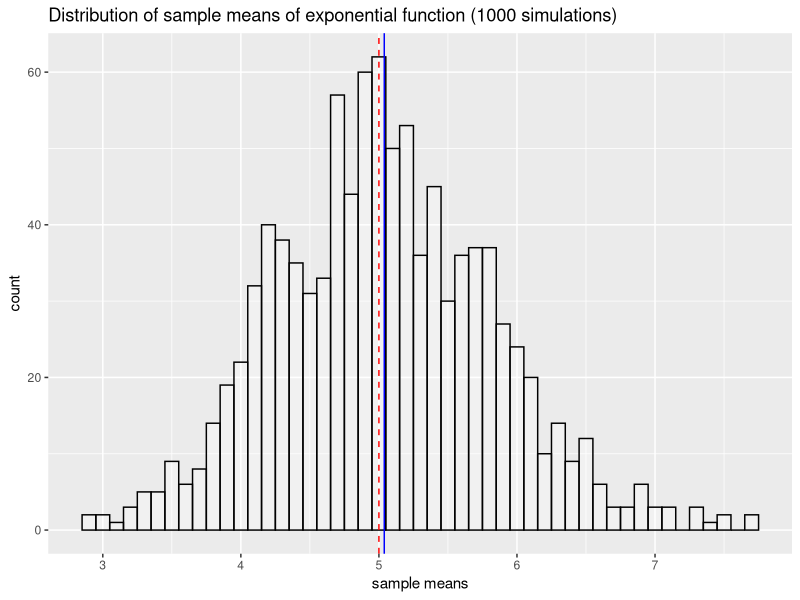

Reproduce this figure in R. (Note: this script raises an error after producing the figure.)


lambda = 0.2
n = 40
nsim = 1000
mns = NULL
set.seed(2019)
for (i in 1 : nsim) {
        mns = c(mns, mean(rexp(n, lambda)))
        }

## theoretical mean
1/lambda

## mean
mean(mns)

bw = .1
library(ggplot2) 
library(gridExtra)

## plot-mean
plotmean <- ggplot(mapping = aes(mns)) + 
        geom_histogram(alpha=0.3, fill='white', colour='black', binwidth = bw)
plotmean <- plotmean + geom_vline(xintercept = 1/lambda, 
        linetype="dashed", color = "red")
plotmean <- plotmean + geom_vline(xintercept = mean(mns), color = "blue")
plotmean <- plotmean + labs(title = "Distribution of sample means of exponential function (1000 simulations)",
        x="sample means")

plotmean

## theoretical variance
1/(lambda^2)/n


## variance
var(mns)


setNames(data.frame(matrix(data = c(1/(lambda^2)/n,var(mns)), ncol = 2, nrow = 1)), 
        c("theoretical variance", "sample variance"))


##random
plotrand <- ggplot(mapping = aes(randsam)) +
                geom_histogram (alpha=0.3, fill='white', colour='black', binwidth = bw) +
        labs(title = "Distribution randomized exponential function values (1000 simulations)", 
                x="values") + xlim(0, 10)

## plot-norm: construct plot with norm, mean = theoretical mean, sd = theoretical sd

tmean = 1/lambda
tsd = sqrt(1/(lambda^2)/n)


plotnorm <- plotmean + stat_function (fun = function(x, mean, sd, n){
        n * dnorm(x = x, mean = mean, sd = sd) * bw
}, 
        args = c(mean = tmean, sd = tsd, n = nsim)) + xlim(0, 10)

grid.arrange(plotrand, plotnorm, nrow = 2)


## part2
data(ToothGrowth)
str(ToothGrowth)

summary(ToothGrowth)

qplot(supp,len,data=ToothGrowth, facets=~dose, 
        main="ToothGrowth data: length vs dose, given type of supplement",
        xlab="Supplement", ylab="Tooth length") + 
        geom_boxplot(aes(fill = supp))

qplot(len, data = ToothGrowth, geom = "histogram",facets = supp~dose, 
        fill = as.factor(dose)) + scale_fill_discrete( name = "Dose")

qqnorm(ToothGrowth$len);qqline(ToothGrowth$len)

tl <- split(ToothGrowth, ToothGrowth$dose)

testres = NULL
alpha = 0.05

for (i in c(1:3)) {
        testres[[i]] <- with(tl[[i]], t.test(len[supp == "OJ"], len[supp == "VC"],
                alternative = "g"))
}

results <- setNames(data.frame(matrix(ncol = 7, nrow = 0)), 
        c("supp1", "supp2", "dose", "confint1", 
                "confint2", "p-value", "status"))
hypo <- function (t) {
        outZero <- sign(prod(t$conf.int))
        if ((outZero != 1) || (t$p.value > alpha)) {
                "fail to reject"
        } else {
                "reject"
        }
}


for (i in c(1:3)) {
        results[i,"supp1"] <- "OJ"
        results[i,"supp2"] <- "VC"
        results[i,"dose"] <- tl[[i]]$dose[1]
        results[i,"confint1"] <- testres[[i]]$conf.int[1]
        results[i,"confint2"] <- testres[[i]]$conf.int[2]
        results[i,"p-value"] <- testres[[i]]$p.value
        results[i,"status"] <- hypo(testres[[i]])
}

